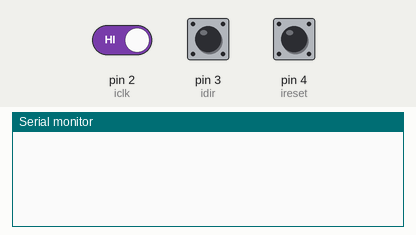
Recording of a sketch running on a simulated Arduino Uno, built with avr-gcc and run on an emulated ATmega328P. Shown: the last lines printed to the serial monitor. The test bench sets the inputs (shaded band); at power-on: pin 2 (iclk) HIGH, pin 4 (ireset) HIGH, pin 3 (idir) HIGH.

Above: at 1.2 s.
1.3 s: pin 2 (iclk) driven LOW
At 2.5 s:
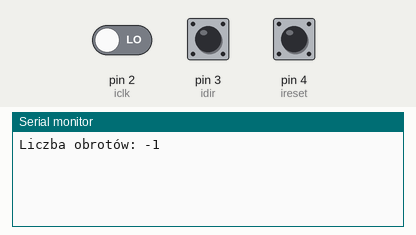
2.8 s: pin 4 (ireset) pulled LOW for 0.15 s
At 3.7 s:
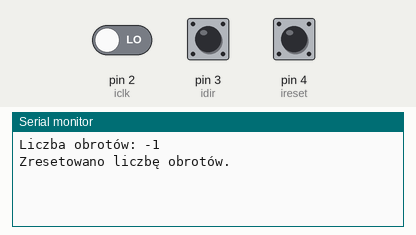

Measured:
- after the input at 1.3 s, the serial monitor: prints a new line at once (image 1)
- after the input at 2.8 s, the serial monitor: prints a new line at once (image 2)

The sketch:

enkoder.ino
```cpp
#define iclk 2 // wejście 2 to przebieg A (zegar / impulsator)
#define idir 3 // wejście 3 to przebieg B (sygnał kierunku obrotu)
#define ireset 4 // wejście 4 po przyciśnięciu to 0 dla np. resetowania kąta

const float st_na_imp = 360.0 / 40.0; // każdy impuls enkodera odpowiada 9 stopniom

bool oldclk, clk, dir, reset;
unsigned long czas;
int obroty = 0; // licznik pełnych obrotów enkodera

void setup()
{
  Serial.begin(9600);
  pinMode(iclk, INPUT);
  pinMode(idir, INPUT);
  pinMode(ireset, INPUT);
  oldclk = digitalRead(iclk);
}

void loop()
{
  clk = digitalRead(iclk);
  dir = digitalRead(idir);
  reset = digitalRead(ireset);

  if (clk != oldclk)
  {
    if (dir == LOW)
    {
      obroty++;
    }
    else
    {
      obroty--;
    }

    Serial.print("Liczba obrotów: ");
    Serial.println(obroty);

    oldclk = clk;
  }

  if (reset == LOW)
  {
    obroty = 0;
    Serial.println("Zresetowano liczbę obrotów.");
    delay(500); // opóźnienie w celu uniknięcia wielokrotnego zresetowania podczas jednego wciśnięcia przycisku
  }
}
```
